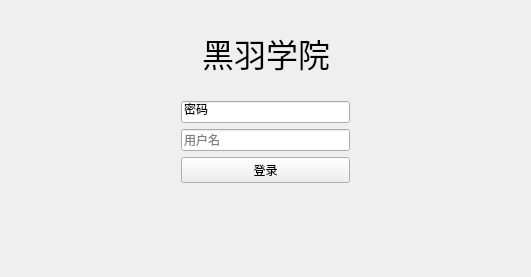
<?xml version="1.0" encoding="UTF-8"?>
<ui version="4.0">
 <class>frm_login</class>
 <widget class="QWidget" name="frm_login">
  <property name="geometry">
   <rect>
    <x>0</x>
    <y>0</y>
    <width>531</width>
    <height>277</height>
   </rect>
  </property>
  <property name="windowTitle">
   <string>登录</string>
  </property>
  <layout class="QVBoxLayout" name="verticalLayout" stretch="1,1,1">
   <item>
    <layout class="QVBoxLayout" name="verticalLayout_2">
     <item>
      <spacer name="verticalSpacer_3">
       <property name="orientation">
        <enum>Qt::Vertical</enum>
       </property>
       <property name="sizeHint" stdset="0">
        <size>
         <width>20</width>
         <height>40</height>
        </size>
       </property>
      </spacer>
     </item>
     <item>
      <layout class="QHBoxLayout" name="horizontalLayout_2">
       <item>
        <spacer name="horizontalSpacer_2">
         <property name="orientation">
          <enum>Qt::Horizontal</enum>
         </property>
         <property name="sizeHint" stdset="0">
          <size>
           <width>40</width>
           <height>20</height>
          </size>
         </property>
        </spacer>
       </item>
       <item>
        <widget class="QLabel" name="label">
         <property name="font">
          <font>
           <family>Yu Gothic UI Semilight</family>
           <pointsize>24</pointsize>
          </font>
         </property>
         <property name="text">
          <string>黑羽学院</string>
         </property>
        </widget>
       </item>
       <item>
        <spacer name="horizontalSpacer">
         <property name="orientation">
          <enum>Qt::Horizontal</enum>
         </property>
         <property name="sizeHint" stdset="0">
          <size>
           <width>40</width>
           <height>20</height>
          </size>
         </property>
        </spacer>
       </item>
      </layout>
     </item>
     <item>
      <spacer name="verticalSpacer">
       <property name="orientation">
        <enum>Qt::Vertical</enum>
       </property>
       <property name="sizeHint" stdset="0">
        <size>
         <width>20</width>
         <height>40</height>
        </size>
       </property>
      </spacer>
     </item>
    </layout>
   </item>
   <item>
    <layout class="QHBoxLayout" name="horizontalLayout_4">
     <item>
      <spacer name="horizontalSpacer_4">
       <property name="orientation">
        <enum>Qt::Horizontal</enum>
       </property>
       <property name="sizeHint" stdset="0">
        <size>
         <width>40</width>
         <height>20</height>
        </size>
       </property>
      </spacer>
     </item>
     <item>
      <layout class="QVBoxLayout" name="verticalLayout_3" stretch="1,1,1">
       <item>
        <widget class="QLineEdit" name="edt_password">
         <property name="text">
          <string>密码</string>
         </property>
        </widget>
       </item>
       <item>
        <widget class="QLineEdit" name="edt_username">
         <property name="placeholderText">
          <string>用户名</string>
         </property>
        </widget>
       </item>
       <item>
        <widget class="QPushButton" name="btn_login">
         <property name="text">
          <string>登录</string>
         </property>
        </widget>
       </item>
      </layout>
     </item>
     <item>
      <spacer name="horizontalSpacer_3">
       <property name="orientation">
        <enum>Qt::Horizontal</enum>
       </property>
       <property name="sizeHint" stdset="0">
        <size>
         <width>40</width>
         <height>20</height>
        </size>
       </property>
      </spacer>
     </item>
    </layout>
   </item>
   <item>
    <spacer name="verticalSpacer_2">
     <property name="orientation">
      <enum>Qt::Vertical</enum>
     </property>
     <property name="sizeHint" stdset="0">
      <size>
       <width>20</width>
       <height>40</height>
      </size>
     </property>
    </spacer>
   </item>
  </layout>
 </widget>
 <resources/>
 <connections/>
</ui>
